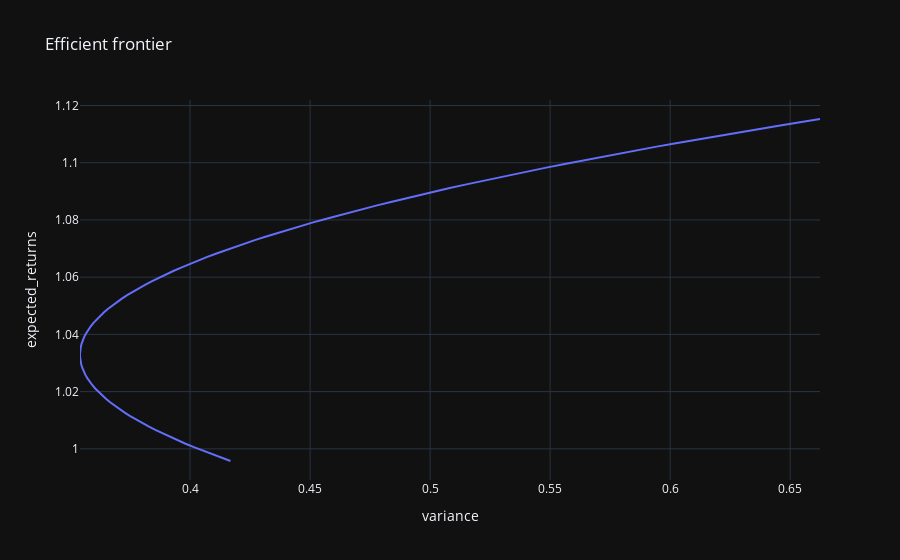

Here is the notebook cell this chart was saved with:
### Code cell
model.portfolio_frontier(model="sim")
